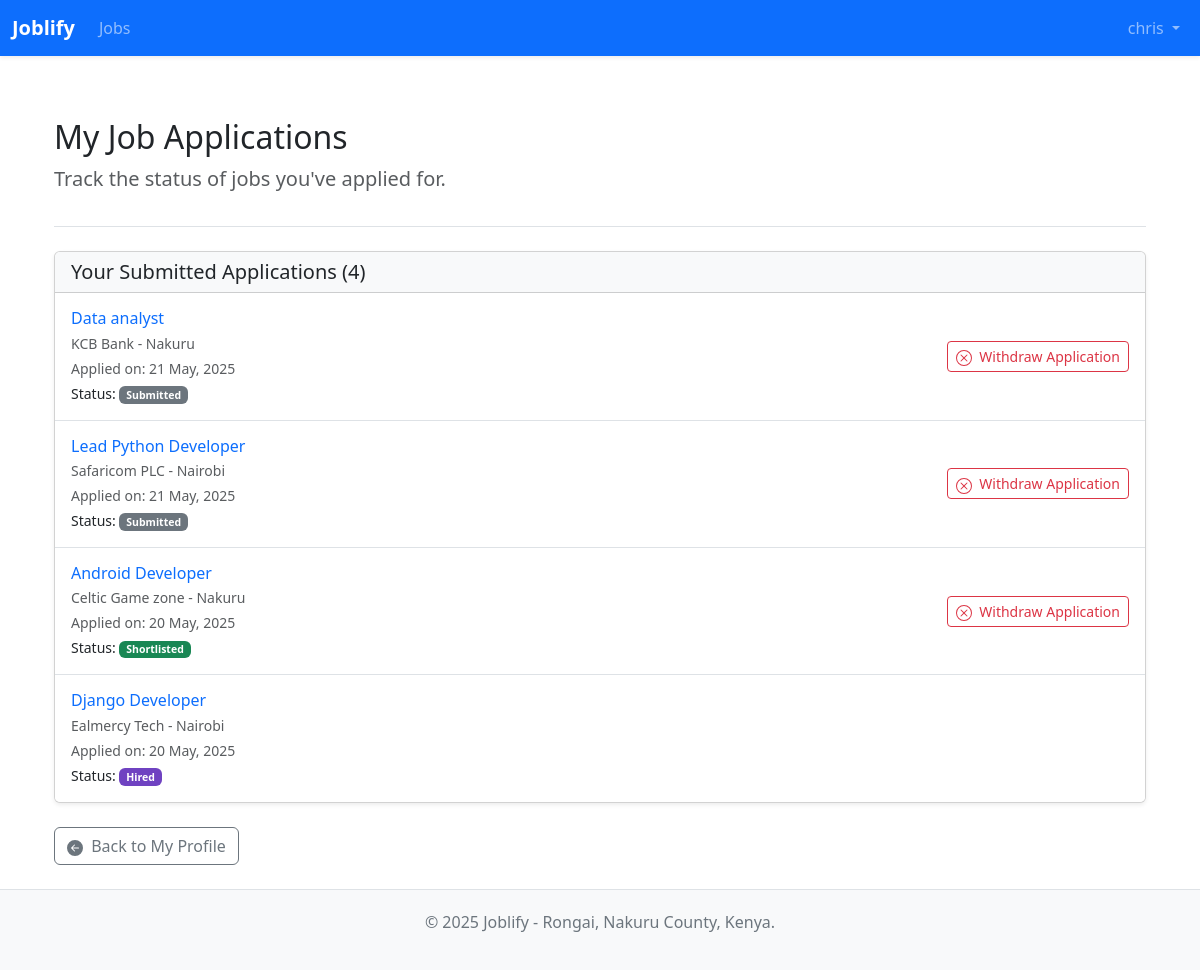
The page /profiles/my-applications/ (signed in) on the database as committed earlier.
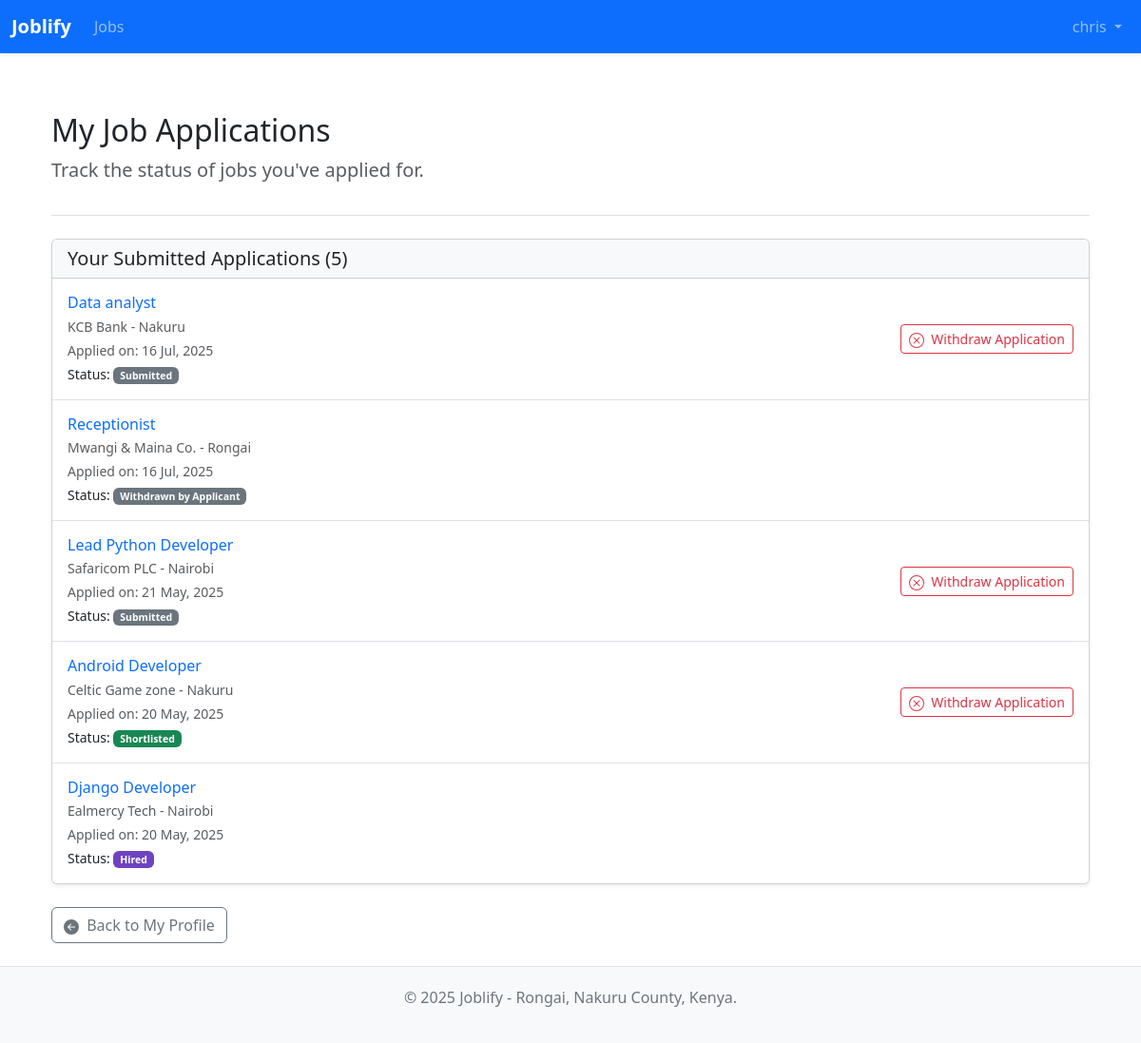
The same page on the database as committed later.
### profiles/models.py (models this page shows, shortened)
class JobApplication(models.Model):
    STATUS_CHOICES = [
        ('submitted', 'Submitted'),
        ('viewed', 'Viewed by Employer'),
        ('shortlisted', 'Shortlisted'),
        ('interviewing', 'Interviewing'),
        ('offered', 'Offered'),
        ('rejected_by_employer', 'Rejected by Employer'), # More specific
        ('withdrawn_by_applicant', 'Withdrawn by Applicant'), # If applicant can withdraw
        ('hired', 'Hired'),
    ]
    user_profile = models.ForeignKey(
        UserProfile,
        on_delete=models.CASCADE,
        related_name='applications',
        help_text="The profile of the user who applied."
    )
    job_posting = models.ForeignKey(
        JobPosting,
        on_delete=models.CASCADE,
        related_name='applicants',
        help_text="The job posting for which the user applied."
    )
    application_date = models.DateTimeField(
        auto_now_add=True,
        help_text="The date and time the application was submitted."
    )
    status = models.CharField(
        max_length=30, # Increased length to accommodate longer status keys
        choices=STATUS_CHOICES,
        default='submitted',
        help_text="The current status of the application."
    )
    class Meta:
        verbose_name = "Job Application"
        verbose_name_plural = "Job Applications"
        unique_together = ('user_profile', 'job_posting')
        ordering = ['-application_date'] # Show newest applications first

### jobs/models.py (models this page shows, shortened)
class JobPosting(models.Model):
    JOB_TYPE_CHOICES = [
        ('full-time', 'Full-time'),
        ('part-time', 'Part-time'),
        ('contract', 'Contract'),
        ('internship', 'Internship'),
        ('remote', 'Remote'),
    ]
    EXPERIENCE_LEVEL_CHOICES = [
        ('entry', 'Entry Level'),
        ('junior', 'Junior Level'),
        ('mid', 'Mid Level'),
        ('senior', 'Senior Level'),
        ('lead', 'Lead / Principal'),
    ]
    title = models.CharField(max_length=255)
    company = models.ForeignKey(Company, on_delete=models.CASCADE, related_name='job_postings')
    description = models.TextField()
    responsibilities = models.TextField(blank=True, null=True) # Or break down further
    qualifications = models.TextField(blank=True, null=True) # Or break down further
    location = models.CharField(max_length=150, help_text="e.g., Nairobi, Remote, Nakuru")
    job_type = models.CharField(max_length=20, choices=JOB_TYPE_CHOICES, default='full-time')
    experience_level = models.CharField(max_length=20, choices=EXPERIENCE_LEVEL_CHOICES, blank=True, null=True)
    salary_min = models.DecimalField(max_digits=10, decimal_places=2, blank=True, null=True) # Optional
    salary_max = models.DecimalField(max_digits=10, decimal_places=2, blank=True, null=True) # Optional
    skills_required = models.ManyToManyField('profiles.Skill', blank=True, related_name='job_postings_requiring_skill')
    is_active = models.BooleanField(default=True, help_text="Is this job posting currently active and visible?")
    date_posted = models.DateTimeField(auto_now_add=True)
    application_deadline = models.DateField(blank=True, null=True)
    class Meta:
        ordering = ['-date_posted'] # Show newest jobs first by default

class Company(models.Model):
    name = models.CharField(max_length=255, unique=True)
    description = models.TextField(blank=True, null=True)
    website = models.URLField(blank=True, null=True)
    logo = models.ImageField(upload_to='company_logos/', blank=True, null=True) # Requires Pillow
    location = models.CharField(max_length=150, blank=True, null=True) # e.g., "Nairobi", "Nakuru"
    class Meta:
        verbose_name_plural = "Companies" # Corrects pluralization in admin
        ordering = ['name']

### profiles/views.py (the view)
# urls.py: path('my-applications/', views.my_applications, name='my_applications'),
@login_required
def my_applications(request):
    application_list = JobApplication.objects.filter(user_profile__user=request.user).order_by('-application_date')
    paginator = Paginator(application_list, 10)
    page_number = request.GET.get('page')
    page_obj = paginator.get_page(page_number)
    return render(request, 'profiles/my_applications.html', {'applications': page_obj})

### profiles/templates/profiles/my_applications.html (shortened to what this page needs)
{% extends "jobs/base.html" %}
{% load i18n %}
{% block content %}
<div class="container py-4">
    <header class="mb-4 pb-3 border-bottom">
        <h1 class="h2">{% translate "My Job Applications" %}</h1>
        <p class="lead text-muted">{% translate "Track the status of jobs you've applied for." %}</p>
    </header>
    {% if applications %}
        <div class="card shadow-sm">
            <div class="card-header bg-light">
                <h5 class="mb-0">{% translate "Your Submitted Applications" %} ({{ applications.paginator.count }})</h5>
            </div>
            <div class="list-group list-group-flush">
                {% for application in applications %}
                <div class="list-group-item py-3 px-3">
                    <div class="row align-items-center">
                        <div class="col-md-7 col-lg-8 mb-2 mb-md-0">
                            <h5 class="mb-1 h6">
                                <a href="{% url 'jobs:job_detail' pk=application.job_posting.pk %}" class="text-decoration-none">
                                    {{ application.job_posting.title }}
                                </a>
                            </h5>
                            <p class="mb-1 small text-muted">{{ application.job_posting.company.name }} - {{ application.job_posting.location }}</p>
                            <small class="d-block text-muted">{% translate "Applied on" %}: {{ application.application_date|date:"d M, Y" }}</small>
                            <small class="d-block mt-1">{% translate "Status" %}:
                                <span class="badge
                                    {% if application.status == 'shortlisted' %}bg-success
                                    {% elif application.status == 'rejected_by_employer' %}bg-danger
                                    {% elif application.status == 'interviewing' %}bg-primary
                                    {% elif application.status == 'offered' %}bg-warning text-dark
                                    {% elif application.status == 'hired' %}bg-purple text-white
                                    {% elif application.status == 'viewed' %}bg-info text-dark
                                    {% elif application.status == 'withdrawn_by_applicant' %}bg-secondary
                                    {% else %}bg-secondary
                                    {% endif %}">
                                    {{ application.get_status_display }}
                                </span>
                            </small>
                        </div>
                        <div class="col-md-5 col-lg-4 text-md-end">
                            {% if application.status != 'withdrawn_by_applicant' and application.status != 'hired' and application.status != 'rejected_by_employer' %}
                                <form method="post" action="{% url 'profiles:withdraw_application' application_pk=application.pk %}" class="d-inline-block" onsubmit="return confirm('Are you sure you want to withdraw this application?');">
                                    <button type="submit" class="btn btn-outline-danger btn-sm">
                                        {% translate "Withdraw Application" %}
                                    </button>
                                </form>
                            {% endif %}
                        </div>
                    </div>
                </div>
                {% endfor %}
            </div>
        </div>
    {% endif %}
    <div class="mt-4">
        <a href="{% url 'profiles:profile_detail' %}" class="btn btn-outline-secondary">
            {% translate "Back to My Profile" %}
        </a>
    </div>
</div>
{% endblock %}

Rows that differ between the two databases and show on the page:
changed JobApplication "Data analyst": application_date "21 May, 2025" → "16 Jul, 2025"
added JobApplication: job_posting "Receptionist", job_posting.company.name "Mwangi & Maina Co.", job_posting.location "Rongai", application_date "16 Jul, 2025", status "Withdrawn by Applicant"
Other text that changed with them:
{{ applications.paginator.count }}: "4" → "5"
